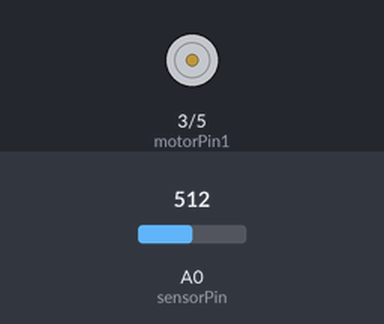
A sketch run on a simulated Arduino Uno, built with avr-gcc and run on an emulated ATmega328P. Shown: motor-driver pin pairs drawn as motors (green arrow = first pin HIGH = forward, orange = second pin HIGH = backward, longer = more drive, scaled by the enable pin). The test bench sets the inputs (shaded band); at power-on: A0 (sensorPin) = 512.

Above: at 2.3 s.
2.4 s: A0 (sensorPin) set to 413
4.5 s: A0 (sensorPin) set to 384
At 5.0 s:
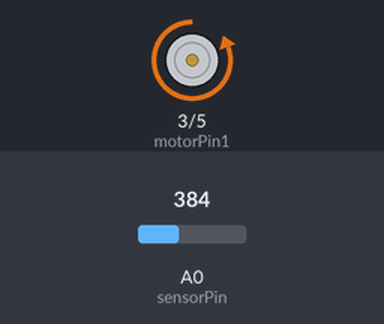
Timing chart, 0 to 7.5 s (numbered marks = the images above; inputs shaded):
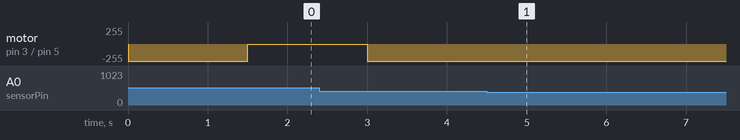

The sketch:

DinosaurPat.ino
```cpp
int motorPin1 =  3; // This needs to be on a PWM pin
int motorPin2 =  5; // This needs to be on a PWM pin
int pwmPin = 6; // This needs to be on a PWM pin
int sensorPin = 0; // This needs to be on an analog pin

int moving = 0;

void setup()
{
  pinMode(motorPin1, OUTPUT);
  pinMode(motorPin2, OUTPUT);
  pinMode(pwmPin, OUTPUT);

  // This controls the speed of the motor. Use a high value for a higher speed.
  // Maximum is 255, minimum is 0
  analogWrite(pwmPin, 255);

  // Enable the motor!
  digitalWrite(motorPin1, HIGH);
  digitalWrite(motorPin2, LOW);
}

void loop()
{
  // Read the value reported by the IR sensor
  int distance = analogRead(sensorPin);
  // The reported values range from 0 to ~700.
  // When 700 is reported, the sensor is fully obstructed
  // When 0 is reported, the sensor is fully unobstructed.
  // Test to see if something is blocking the sensor, allowing for some tolerance
  if (distance > 400) {
    // Check: is the dinosaur moving? If it is, stop! If it's not, start moving again!
    if (moving == 0) {
      // Set the first motor pin to LOW and the second pin to HIGH
      // The first pin acts as ground, the second acts as the voltage source
      // This enables the motor
      digitalWrite(motorPin1, LOW);
      digitalWrite(motorPin2, HIGH);
      // Set the flag to indicate the dinosaur is moving
      moving = 1;
    } else if (moving == 1) {
      // Set both pins to LOW - they both act as ground and no voltage is supplied to the motor
      // This disables the motor
      digitalWrite(motorPin1, LOW);
      digitalWrite(motorPin2, LOW);
      // Set the flag to indicate the dinosaur is not moving
      moving = 0;
    }

    // Wait for a short time
    delay(1500);
  }
}
```

Measured:
- the behaviour switches between 401 and 400 on A0 (sensorPin) (found by bisection; images 0 and 1)
- after the input at 4.5 s, motor on pin 3 (motorPin1) / pin 5 (motorPin2): stops changing and stays backward 255/255
